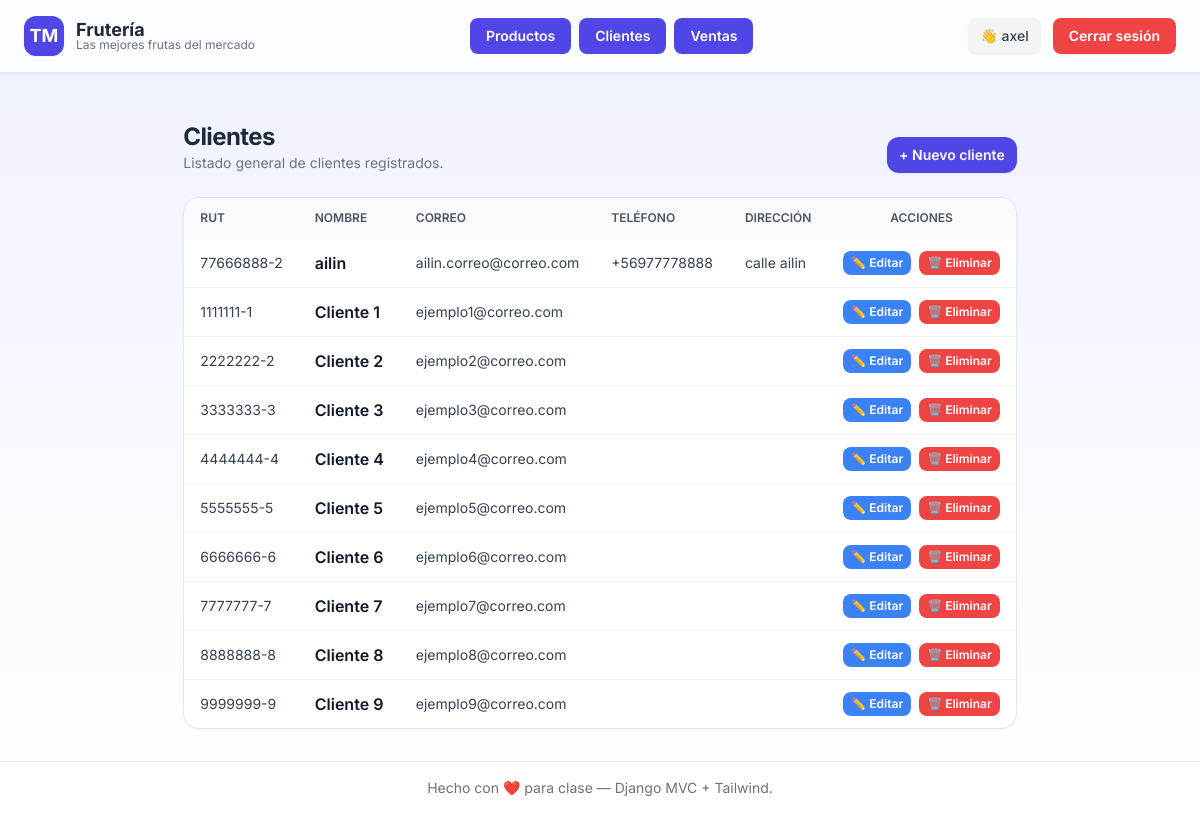
Page /clientes/ (signed in) on the earlier database version.
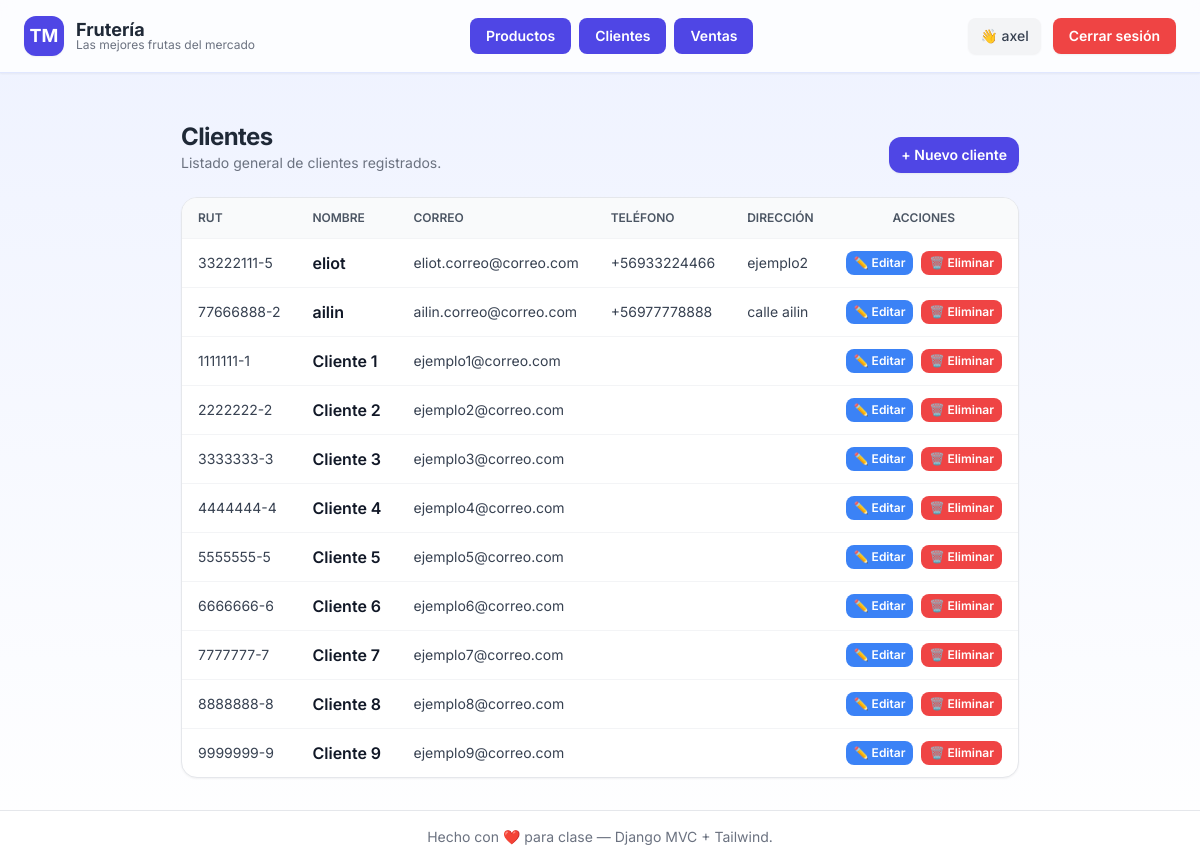
Same page on the later database version.
### catalogo/models.py (models this page shows, shortened)
class Cliente(models.Model):
    id = models.AutoField(primary_key=True)
    rut = models.CharField(max_length=12, unique=True)
    nombre = models.CharField(max_length=150)
    correo = models.EmailField(max_length=100)
    telefono = models.CharField(max_length=20)
    direccion = models.CharField(max_length=200)
    created_at = models.DateTimeField(auto_now_add=True)
    modified_at = models.DateTimeField(auto_now=True)
    total_gastado = models.DecimalField(
        max_digits=10,
        decimal_places=2,
        default=0
    )

### catalogo/viewsC.py (the view)
# urls.py: path('clientes/', viewsC.cliente_lista, name='cliente_lista'),
@login_required
def cliente_lista(request):
    clientes = Cliente.objects.order_by('-created_at')
    return render(request, 'catalogo/cliente_lista.html', {'clientes': clientes})

### catalogo/templates/catalogo/cliente_lista.html (shortened to what this page needs)
{% extends "catalogo/base.html" %}
{% block content %}
<section class="space-y-6">
  <div class="flex flex-col sm:flex-row gap-3 sm:items-end sm:justify-between">
    <div>
      <h2 class="text-2xl font-bold tracking-tight">Clientes</h2>
      <p class="text-sm text-gray-500">Listado general de clientes registrados.</p>
    </div>
    <a href="{% url 'cliente_crear' %}"
       class="inline-flex items-center justify-center rounded-xl bg-indigo-600 px-3 py-2 text-sm font-semibold text-white hover:bg-indigo-700 shadow-sm transition">
      + Nuevo cliente
    </a>
  </div>
  {% if clientes %}
  <div class="overflow-hidden rounded-2xl border border-gray-200 bg-white shadow-sm">
    <table class="min-w-full divide-y divide-gray-100">
      <thead class="bg-gray-50">
        <tr>
          <th class="px-4 py-3 text-left text-xs font-semibold uppercase text-gray-600">RUT</th>
          <th class="px-4 py-3 text-left text-xs font-semibold uppercase text-gray-600">Nombre</th>
          <th class="px-4 py-3 text-left text-xs font-semibold uppercase text-gray-600">Correo</th>
          <th class="px-4 py-3 text-left text-xs font-semibold uppercase text-gray-600">Teléfono</th>
          <th class="px-4 py-3 text-left text-xs font-semibold uppercase text-gray-600">Dirección</th>
          <th class="px-4 py-3 text-center text-xs font-semibold uppercase text-gray-600">Acciones</th>
        </tr>
      </thead>
      <tbody class="divide-y divide-gray-100">
        {% for c in clientes %}
        <tr class="hover:bg-indigo-50/40 transition">
          <td class="px-4 py-3 text-sm text-gray-700">{{ c.rut }}</td>
          <td class="px-4 py-3 font-semibold text-gray-900">{{ c.nombre }}</td>
          <td class="px-4 py-3 text-sm text-gray-700">{{ c.correo }}</td>
          <td class="px-4 py-3 text-sm text-gray-700">{{ c.telefono }}</td>
          <td class="px-4 py-3 text-sm text-gray-700">{{ c.direccion }}</td>
          <td class="px-4 py-3 text-center text-sm">
            <div class="flex justify-center gap-2">
              <a href="{% url 'cliente_editar' c.id %}" class="inline-flex items-center justify-center rounded-lg bg-blue-500 px-2 py-1 text-white text-xs font-semibold hover:bg-blue-600 transition">
                ✏️ Editar
              </a>
              <a href="{% url 'cliente_eliminar' c.id %}"
                 onclick="return confirm('¿Eliminar este cliente?');"
                 class="inline-flex items-center justify-center rounded-lg bg-red-500 px-2 py-1 text-white text-xs font-semibold hover:bg-red-600 transition">
                🗑️ Eliminar
              </a>
            </div>
          </td>
        </tr>
        {% endfor %}
      </tbody>
    </table>
  </div>
  {% endif %}
</section>
{% endblock %}

### catalogo/templates/catalogo/base.html (shortened to what this page needs)
{% load static %}
<!doctype html>
<html lang="es" class="h-full">
<head>
  <script src="https://cdn.tailwindcss.com"></script>
</head>
<body class="min-h-screen bg-gradient-to-b from-indigo-50 to-white text-gray-800 flex flex-col">
  <header class="bg-white/80 backdrop-blur border-b border-indigo-100 shadow-sm">
    <div class="max-w-7xl mx-auto px-6 py-4 flex flex-wrap items-center justify-between gap-4">
      <a href="{% url 'home' %}" class="flex items-center gap-3 group">
        <span class="inline-flex h-10 w-10 items-center justify-center rounded-xl bg-indigo-600 text-white text-lg font-bold shadow-sm transition-transform group-hover:scale-105">TM</span>
        <div>
          <p class="text-lg font-bold leading-tight group-hover:text-indigo-600 transition-colors">Frutería</p>
          <p class="text-xs text-gray-500 -mt-1">Las mejores frutas del mercado</p>
        </div>
      </a>
      <nav class="flex flex-wrap justify-center gap-2">
        <a href="{% url 'producto_lista' %}"
           class="px-4 py-2 rounded-lg text-sm font-semibold text-white bg-indigo-600 hover:bg-indigo-700 transition">
          Productos
        </a>
        <a href="{% url 'cliente_lista' %}"
           class="px-4 py-2 rounded-lg text-sm font-semibold text-white bg-indigo-600 hover:bg-indigo-700 transition">
          Clientes
        </a>
        <a href="{% url 'detalleventa_lista' %}"
           class="px-4 py-2 rounded-lg text-sm font-semibold text-white bg-indigo-600 hover:bg-indigo-700 transition">
          Ventas
        </a>
      </nav>
      <div class="flex flex-wrap justify-end items-center gap-3">
        {% if user.is_authenticated %}
          <span class="px-3 py-2 text-sm font-medium text-gray-700 bg-gray-100 rounded-lg shadow-sm">
            👋 {{ user.username }}
          </span>
          <form method="post" action="{% url 'logout' %}" class="inline">
            <button type="submit"
                    class="px-4 py-2 rounded-lg text-sm font-semibold text-white bg-red-500 hover:bg-red-600 shadow-sm transition">
              Cerrar sesión
            </button>
          </form>
        {% endif %}
      </div>
    </div>
  </header>
  <main class="flex-1 max-w-6xl mx-auto px-6 py-8">
    {% block content %}{% endblock %}
  </main>
  <footer class="border-t bg-white/70 backdrop-blur text-center py-4 text-sm text-gray-500">
    Hecho con ❤️ para clase — Django MVC + Tailwind.
  </footer>
</body>
</html>

### catalogo/templates/catalogo/base.html (style rules this page uses)
body { font-family: 'Inter', sans-serif; }

Differences in the rows shown:
added Cliente: rut "33222111-5", nombre "eliot", correo "eliot.correo@correo.com", telefono "+56933224466", direccion "ejemplo2"
